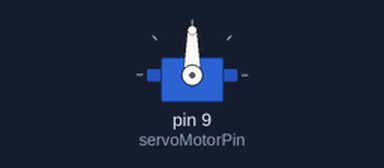
Simulated run of this sketch. Board: Arduino Uno, built with avr-gcc and run on an emulated ATmega328P. On the bench: servo.

Above: at 0.05 s.
At 3.0 s:
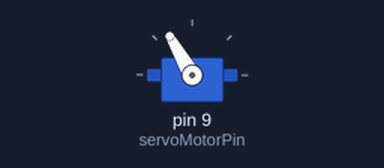
Timing chart, 0 to 6.9 s (numbered marks = the images above):
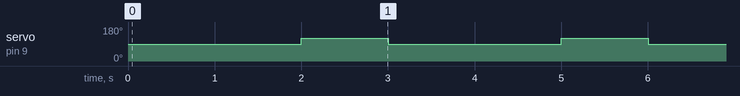

The sketch:

7.2.e.ino
```cpp
#include <Servo.h>

// 서보모터 이름 설정
Servo motor1;

// 서보 모터 신호핀 설정
int servoMotorPin = 9;

// 포텐쇼미터 핀 설정
int potentioMeterPin = 0;

// 모터 각도 변수 설정
int motorAngle;
int motorAngleOld;

void setup() {
  motor1.attach(servoMotorPin,600,2400);

  // 시리얼 통신 설정
  Serial.begin(9600);

}

void loop() {

  motor1.write(90);

  delay(1000);

  motor1.detach();

  delay(1000);

  motor1.attach(servoMotorPin,600,2400);

  motor1.write(120);

  delay(1000);

}
```

Measured:
- by itself, servo on pin 9 (servoMotorPin): alternates 120° for 1.0 s and 90° for 2.0 s
